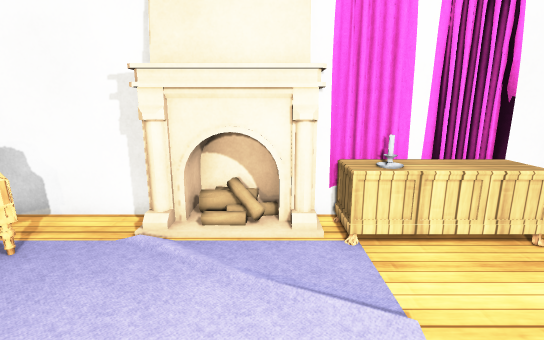
[1] (above)

15 first-person views from a walk through a scene from a Unity 3-D project. The camera is 1.5 m above the floor, tilts 12° down and sees 85° across. The floor is counted in squares, 0.5 m on a side. Each view is taken from the middle of a square. On the plan, view 1 faces up. The plan holds only what a view shows up to about 20 squares ahead; the rest is blank. The place goes on beyond the plan. The player character is not drawn. Door leaves are left out, so doorways stand open. Surface patterns are stand-ins for the level's own textures.

[2]
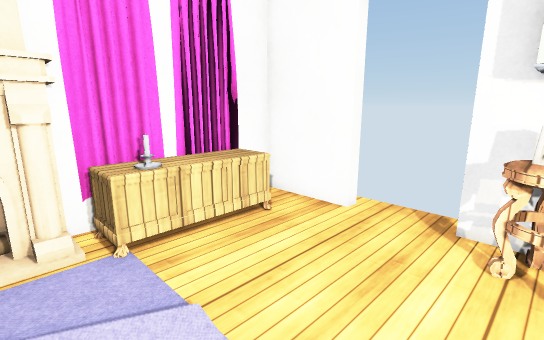

[3]
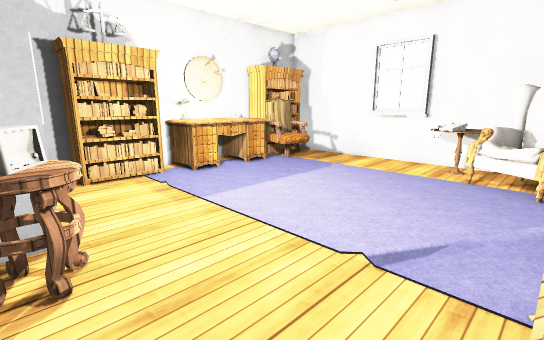

[4]
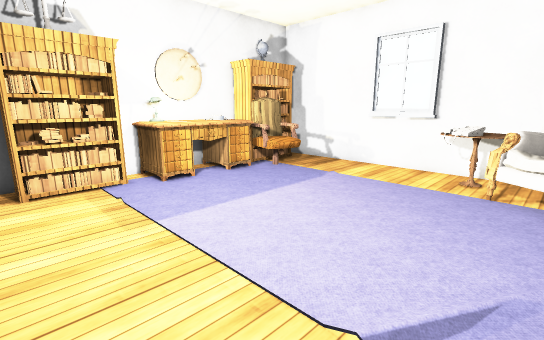

[5]
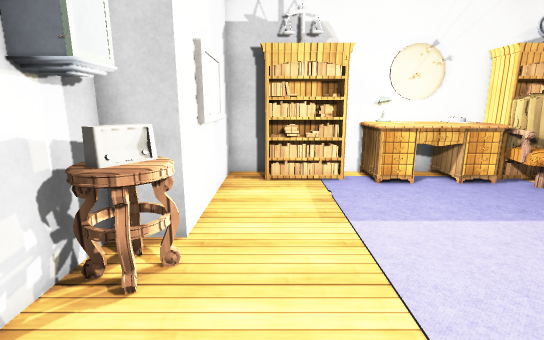

[6]
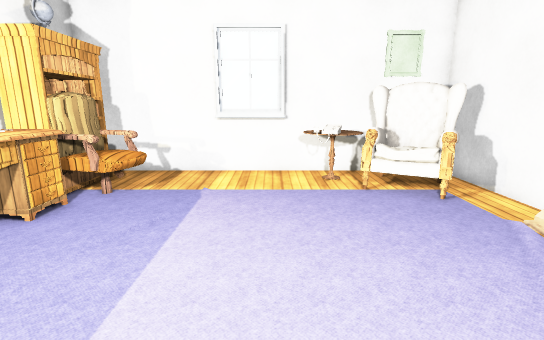

[7]
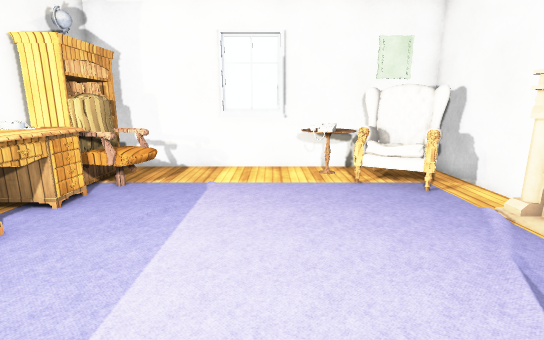

[8]
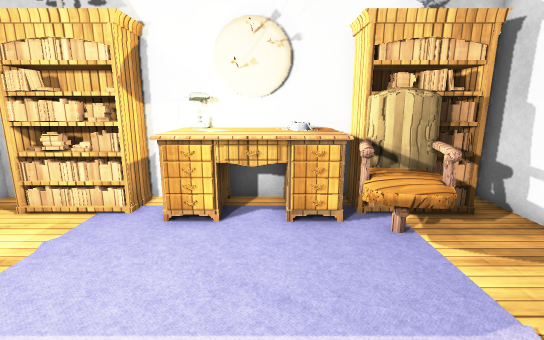

[9]
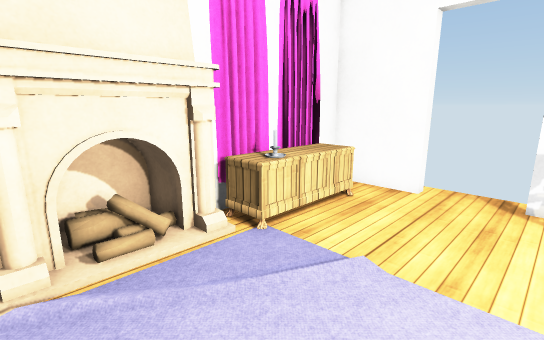

[10]
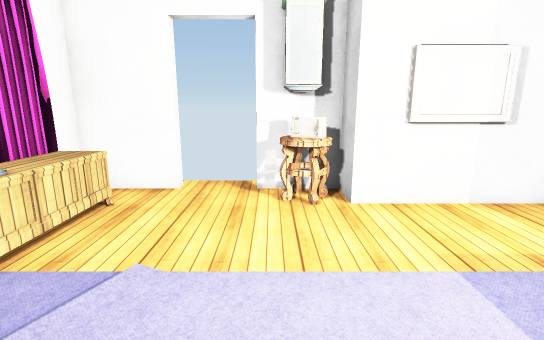

[11]
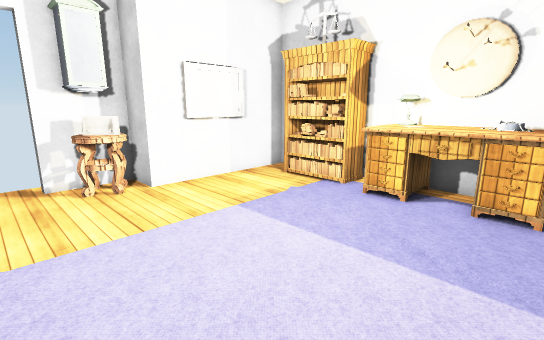

[12]
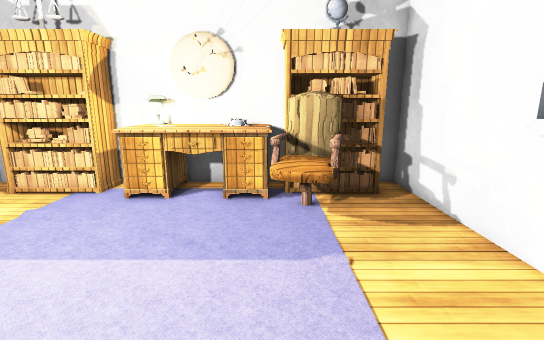

[13]
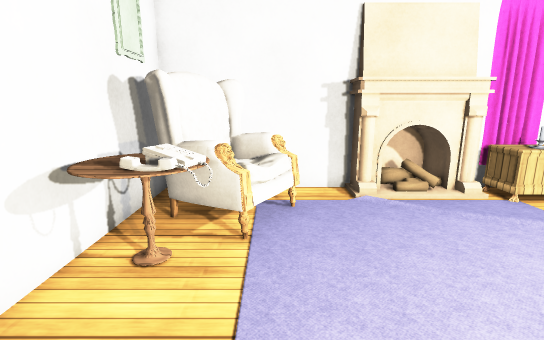

[14]
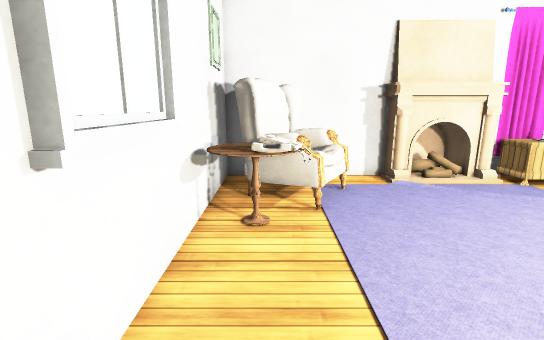

[15]
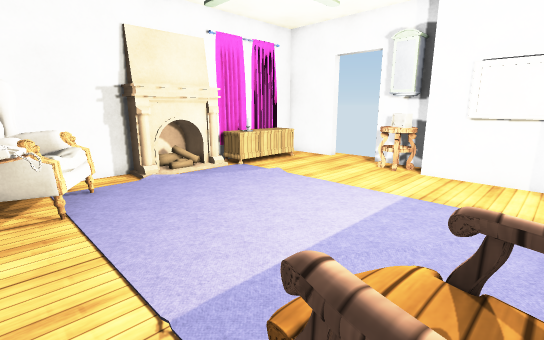

### Floor plan
Points are (right, up) in squares from view 1. A wall is a line through its corners. A room is listed if a view was taken in it or the views show most of it. See-through windows are left out.
Room 1 (views 1, 2, 3, 4, 5, 6, 7, 8, 9, 10, 11, 12, 13, 14, 15)
walls: (-6.8, 3.3) (-7.7, 3.8); (-6.8, 3.3) (-8.9, 4.7); (-7, 3.4) (-7.1, 3.3); (-6.9, 3.6) (-7, 3.5) (-7.4, 3.6); (-7, 3.5) (-7.5, 3.7); (-7, 3.6) (-7.5, 3.7); (-5.6, 5.5) (-7.4, 6.4); (-5.5, 5.7) (-6, 5.7); (-5.5, 5.7) (-7.2, 6.1) (-8.1, 5.4) (-8.4, 4.6) (-8.7, 4.4) (-9.1, 4.9); (-7.1, 4) (-6.9, 3.8) (-7, 3.7) (-7.4, 3.6); (-5.9, 5.6) (-7.3, 6.6); (-5.6, 5.9) (-6.1, 5.8); (-7.3, 4.1) (-6.5, 3.4); (-5.9, 5.7) (-6.2, 5.8); (-7.5, 4.4) (-6.9, 3.9); (-8, 3.9) (-9, 4.7); (-3, 8) (-10, 8); (-8, 4.5) (-8.6, 4.2); (-7.6, 5.3) (-8.8, 4.5); (-7.3, 5.7) (-8.8, 4.5); (-7.6, 5.4) (-8.8, 4.9); (2.1, 8) (1.1, 8); (-7.4, 5.8) (-8.1, 5.4); (-7.1, 6.2) (-8.2, 4.9); (-9.7, 0.6) (-9.7, -2.6); (-7.4, 6) (-8.6, 4.8); (-8.4, 4.8) (-6.9, 3.9); (-8, 5.5) (-8.4, 5); (-7.3, 6.3) (-7.8, 6); (-7.2, 6.5) (-7.8, 5.7) (-7.8, 5.3) (-8.3, 4.9); (-7.2, 6.5) (-8.5, 4.2); (-8.2, 5.4) (-8.2, 4.9); (5.8, -6) (5.8, -3); (-7.9, 5.9) (-8.1, 4.9); (-7.6, 6.3) (-7.8, 5); (-7.4, 6.6) (-7.9, 4.5); (-7.4, 6.6) (-8.1, 4.8); (4.4, 8) (3.6, 8); (7.8, 4.5) (7.8, 8) (6.4, 8); (-5.9, -8.7) (1.2, -8.7); (4.1, -8.7) (6, -8.7) (6, -1.5) (7.8, -1.5) (7.8, 1.6); (-10, 6) (-10, -8.7) (-9.4, -8.7)
low walls: (-6.3, 4) (-6.7, 3.5); (-6.4, 3.9) (-6.6, 3.5); (-7, 4) (-6.6, 3.7); (-5.5, 5.9) (-5.9, 5.6)
ways out: open door at (8, 3)
objects: other object (-9, -8) to (-5, -7); other object (-9, 1) to (-8, 4); other object (-8, 2) to (-7, 3); other object (-7, -7) to (-5, -5); other object (-7, 3); other object (-6, -4); other object (-6, 4) to (-5, 6); other object (-4, -8) to (0, -6); other object (-3, 7) to (1, 9); other object (-1, -8); other object (1, -8) to (4, -7); other object (2, 6) to (3, 7); other object (4, 6) to (6, 7); other object (5, 8); other object (6, -1) to (7, 0); other object (6, 1) to (7, 1); other object (7, -1)

Positions as (right, up) in squares from view 1, and headings:
1: (0, 0), facing up
2: (0, 0), facing up-right
3: (7, 6), facing down-left
4: (5, 5), facing down-left
5: (4, 5), facing down
6: (4, 0), facing left
7: (5, 0), facing left
8: (-3, 1), facing down
9: (-3, 1), facing up-right
10: (-3, 1), facing right
11: (-5, 3), facing down-right
12: (-5, 3), facing down
13: (-6, -3), facing up
14: (-8, -5), facing up
15: (-8, -6), facing up-right
